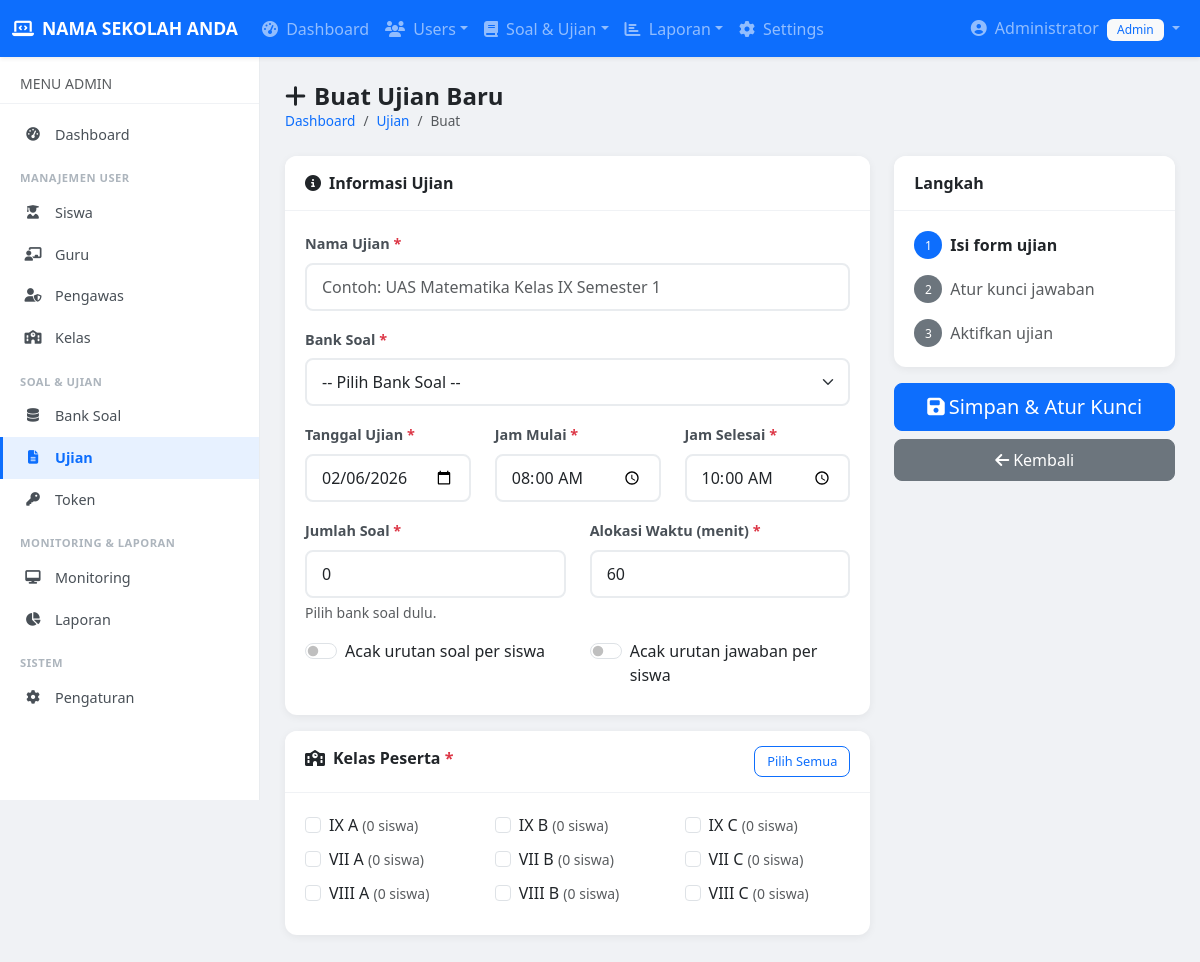
The page /admin/ujian/buat.php (signed in) on the database its author committed.
### tables this page shows
CREATE TABLE `settings` (
  `id` INT(11) NOT NULL AUTO_INCREMENT,
  `setting_key` VARCHAR(100) NOT NULL,
  `setting_value` TEXT DEFAULT NULL,
  `created_at` TIMESTAMP NULL DEFAULT CURRENT_TIMESTAMP,
  `updated_at` TIMESTAMP NULL DEFAULT CURRENT_TIMESTAMP ON UPDATE CURRENT_TIMESTAMP,
  PRIMARY KEY (`id`),
  UNIQUE KEY `setting_key` (`setting_key`)
);

CREATE TABLE `kelas` (
  `id` INT(11) NOT NULL AUTO_INCREMENT,
  `nama_kelas` VARCHAR(50) NOT NULL,
  `created_at` TIMESTAMP NULL DEFAULT CURRENT_TIMESTAMP,
  PRIMARY KEY (`id`)
);

### config/session.php (called while the page is built, shortened)
<?php
function base_url($path = '') {
    return '/cbt/' . ltrim($path, '/');
}

### config/settings.php (called while the page is built, shortened)
<?php
function get_setting($key, $conn, $default = '') {
    $stmt = $conn->prepare("SELECT setting_value FROM settings WHERE setting_key = ?");
    $stmt->bind_param("s", $key);
    $stmt->execute();
    $result = $stmt->get_result()->fetch_assoc();
    return $result ? $result['setting_value'] : $default;
}

### includes/functions.php (called while the page is built, shortened)
<?php
function e($string) {
    return htmlspecialchars($string ?? '', ENT_QUOTES, 'UTF-8');
}

### admin/ujian/buat.php (the view, shortened to what this page needs)
<?php
require_once __DIR__ . '/../../config/database.php';
require_once __DIR__ . '/../../config/session.php';
require_once __DIR__ . '/../../includes/functions.php';
$kelas_list = $conn->query("SELECT k.*,
    (SELECT COUNT(*) FROM siswa s WHERE s.kelas_id = k.id) as jumlah_siswa
    FROM kelas k ORDER BY k.nama_kelas ASC");
include __DIR__ . '/../../includes/header.php';
?>
<div class="content-with-sidebar">
    <?php include __DIR__ . '/../../includes/sidebar.php'; ?>
    <div class="content-area">
        <div class="page-header">
            <div>
                <h4><i class="fas fa-plus me-2"></i>Buat Ujian Baru</h4>
                <nav>
                    <ol class="breadcrumb">
                        <li class="breadcrumb-item"><a href="<?= base_url('admin/index.php') ?>">Dashboard</a></li>
                        <li class="breadcrumb-item"><a href="<?= base_url('admin/ujian/index.php') ?>">Ujian</a></li>
                        <li class="breadcrumb-item active">Buat</li>
                    </ol>
                </nav>
            </div>
        </div>
        <form method="POST">
            <div class="row">
                <div class="col-lg-8">
                    <div class="card mb-3">
                        <div class="card-header"><i class="fas fa-info-circle me-2"></i>Informasi Ujian</div>
                        <div class="card-body">
                            <div class="mb-3">
                                <label class="form-label">Nama Ujian <span class="text-danger">*</span></label>
                                <input type="text" name="nama_ujian" class="form-control" required
                                       placeholder="Contoh: UAS Matematika Kelas IX Semester 1"
                                       value="<?= e($_POST['nama_ujian'] ?? '') ?>">
                            </div>
                            <div class="mb-3">
                                <label class="form-label">Bank Soal <span class="text-danger">*</span></label>
                                <select name="bank_soal_id" id="bankSoal" class="form-select" required onchange="updateMaxSoal()">
                                    <option value="">-- Pilih Bank Soal --</option>
                                </select>
                            </div>
                            <div class="row">
                                <div class="col-md-4 mb-3">
                                    <label class="form-label">Tanggal Ujian <span class="text-danger">*</span></label>
                                    <input type="date" name="tanggal_ujian" class="form-control" required
                                           value="<?= e($_POST['tanggal_ujian'] ?? date('Y-m-d')) ?>">
                                </div>
                                <div class="col-md-4 mb-3">
                                    <label class="form-label">Jam Mulai <span class="text-danger">*</span></label>
                                    <input type="time" name="jam_mulai" class="form-control" required
                                           value="<?= e($_POST['jam_mulai'] ?? '08:00') ?>">
                                </div>
                                <div class="col-md-4 mb-3">
                                    <label class="form-label">Jam Selesai <span class="text-danger">*</span></label>
                                    <input type="time" name="jam_selesai" class="form-control" required
                                           value="<?= e($_POST['jam_selesai'] ?? '10:00') ?>">
                                </div>
                            </div>
                            <div class="row">
                                <div class="col-md-6 mb-3">
                                    <label class="form-label">Jumlah Soal <span class="text-danger">*</span></label>
                                    <input type="number" name="jumlah_soal" id="jumlahSoal" class="form-control" min="1" required
                                           value="<?= e($_POST['jumlah_soal'] ?? '') ?>"
                                           placeholder="Jumlah soal yang ditampilkan">
                                    <div class="form-text" id="soalInfo">Pilih bank soal dulu.</div>
                                </div>
                                <div class="col-md-6 mb-3">
                                    <label class="form-label">Alokasi Waktu (menit) <span class="text-danger">*</span></label>
                                    <input type="number" name="alokasi_waktu" class="form-control" min="5" required
                                           value="<?= e($_POST['alokasi_waktu'] ?? '60') ?>"
                                           placeholder="Durasi ujian dalam menit">
                                </div>
                            </div>
                            <div class="row">
                                <div class="col-md-6">
                                    <div class="form-check form-switch mb-2">
                                        <input class="form-check-input" type="checkbox" name="acak_soal" id="acakSoal"
                                               <?= ($_POST['acak_soal'] ?? '') ? 'checked' : '' ?>>
                                        <label class="form-check-label" for="acakSoal">Acak urutan soal per siswa</label>
                                    </div>
                                </div>
                                <div class="col-md-6">
                                    <div class="form-check form-switch mb-2">
                                        <input class="form-check-input" type="checkbox" name="acak_jawaban" id="acakJawaban"
                                               <?= ($_POST['acak_jawaban'] ?? '') ? 'checked' : '' ?>>
                                        <label class="form-check-label" for="acakJawaban">Acak urutan jawaban per siswa</label>
                                    </div>
                                </div>
                            </div>
                        </div>
                    </div>
                    <div class="card mb-3">
                        <div class="card-header">
                            <i class="fas fa-school me-2"></i>Kelas Peserta <span class="text-danger">*</span>
                            <button type="button" class="btn btn-sm btn-outline-primary float-end" onclick="toggleAllKelas()">Pilih Semua</button>
                        </div>
                        <div class="card-body">
                            <div class="row">
                                <?php while ($k = $kelas_list->fetch_assoc()): ?>
                                <div class="col-md-4 mb-2">
                                    <div class="form-check">
                                        <input class="form-check-input kelas-cb" type="checkbox" name="kelas_ids[]"
                                               value="<?= $k['id'] ?>" id="kelas<?= $k['id'] ?>"
                                               <?= in_array($k['id'], $_POST['kelas_ids'] ?? []) ? 'checked' : '' ?>>
                                        <label class="form-check-label" for="kelas<?= $k['id'] ?>">
                                            <?= e($k['nama_kelas']) ?>
                                            <small class="text-muted">(<?= $k['jumlah_siswa'] ?> siswa)</small>
                                        </label>
                                    </div>
                                </div>
                                <?php endwhile; ?>
                            </div>
                        </div>
                    </div>
                </div>
                <div class="col-lg-4">
                    <div class="card mb-3">
                        <div class="card-header">Langkah</div>
                        <div class="card-body">
                            <div class="d-flex align-items-center mb-3">
                                <span class="badge bg-primary rounded-circle me-2" style="width:28px;height:28px;line-height:20px;">1</span>
                                <span class="fw-semibold">Isi form ujian</span>
                            </div>
                            <div class="d-flex align-items-center mb-3 text-muted">
                                <span class="badge bg-secondary rounded-circle me-2" style="width:28px;height:28px;line-height:20px;">2</span>
                                <span>Atur kunci jawaban</span>
                            </div>
                            <div class="d-flex align-items-center text-muted">
                                <span class="badge bg-secondary rounded-circle me-2" style="width:28px;height:28px;line-height:20px;">3</span>
                                <span>Aktifkan ujian</span>
                            </div>
                        </div>
                    </div>
                    <div class="d-grid gap-2">
                        <button type="submit" class="btn btn-primary btn-lg">
                            <i class="fas fa-save me-1"></i>Simpan & Atur Kunci
                        </button>
                        <a href="<?= base_url('admin/ujian/index.php') ?>" class="btn btn-secondary">
                            <i class="fas fa-arrow-left me-1"></i>Kembali
                        </a>
                    </div>
                </div>
            </div>
        </form>
    </div>
</div>
<?php
include __DIR__ . '/../../includes/footer.php';
?>

### includes/navbar.php (shortened to what this page needs)
<?php
$current_role = $_SESSION['role'] ?? '';
$current_nama = $_SESSION['nama'] ?? '';
?>
<nav class="navbar navbar-expand-lg navbar-dark bg-primary sticky-top shadow-sm">
    <div class="container-fluid">
        <a class="navbar-brand d-flex align-items-center" href="<?= base_url() ?>">
            <i class="fas fa-laptop-code me-2"></i>
            <span class="fw-bold"><?= e($school_name ?? 'CBT Nusantara') ?></span>
        </a>
        <div class="collapse navbar-collapse" id="mainNavbar">
            <?php if ($current_role): ?>
            <ul class="navbar-nav me-auto">
                <?php if ($current_role === 'admin'): ?>
                <li class="nav-item">
                    <a class="nav-link" href="<?= base_url('admin/index.php') ?>"><i class="fas fa-tachometer-alt me-1"></i> Dashboard</a>
                </li>
                <li class="nav-item dropdown">
                    <a class="nav-link dropdown-toggle" href="#" data-bs-toggle="dropdown"><i class="fas fa-users me-1"></i> Users</a>
                </li>
                <li class="nav-item dropdown">
                    <a class="nav-link dropdown-toggle" href="#" data-bs-toggle="dropdown"><i class="fas fa-book me-1"></i> Soal & Ujian</a>
                </li>
                <li class="nav-item dropdown">
                    <a class="nav-link dropdown-toggle" href="#" data-bs-toggle="dropdown"><i class="fas fa-chart-bar me-1"></i> Laporan</a>
                </li>
                <li class="nav-item">
                    <a class="nav-link" href="<?= base_url('admin/settings/index.php') ?>"><i class="fas fa-cog me-1"></i> Settings</a>
                </li>
                <?php endif; ?>
            </ul>
            <ul class="navbar-nav">
                <li class="nav-item dropdown">
                    <a class="nav-link dropdown-toggle" href="#" data-bs-toggle="dropdown">
                        <i class="fas fa-user-circle me-1"></i>
                        <span class="d-none d-md-inline"><?= e($current_nama) ?></span>
                        <span class="badge bg-light text-primary ms-1"><?= e(ucfirst($current_role)) ?></span>
                    </a>
                </li>
            </ul>
            <?php endif; ?>
        </div>
    </div>
</nav>

### assets/css/style.css (style rules this page uses)
:root { --primary: #0d6efd; --primary-dark: #0a58ca; --sidebar-width: 260px; --navbar-height: 56px; }
body { font-family: 'Segoe UI', system-ui, -apple-system, sans-serif; background-color: #f0f2f5; color: #212529; }
a { text-decoration: none; }
.content-with-sidebar { display: flex; min-height: calc(100vh - var(--navbar-height)); }
.content-area { flex: 1; margin-left: var(--sidebar-width); padding: 25px; min-height: calc(100vh - var(--navbar-height)); }
.navbar { z-index: 200; }
.navbar-brand { font-size: 1.1rem; }
.card { border: none; border-radius: 12px; box-shadow: 0 2px 8px rgba(0,0,0,0.06); transition: box-shadow 0.2s; }
.card-header { background: white; border-bottom: 1px solid #f0f2f5; border-radius: 12px 12px 0 0 !important; font-weight: 600; padding: 15px 20px; }
.card-body { padding: 20px; }
.form-control, .form-select { border-radius: 8px; border: 2px solid #e9ecef; padding: 10px 15px; }
.form-label { font-weight: 600; font-size: 0.9rem; color: #495057; }
.btn { border-radius: 8px; font-weight: 500; padding: 8px 20px; }
.btn-sm { padding: 5px 12px; font-size: 0.8rem; }
.badge { font-weight: 500; padding: 5px 10px; border-radius: 6px; }
.page-header { display: flex; justify-content: space-between; align-items: center; margin-bottom: 25px; flex-wrap: wrap; gap: 10px; }
.page-header h4 { font-weight: 700; color: #212529; margin: 0; }
.breadcrumb { background: transparent; padding: 0; margin: 0; font-size: 0.85rem; }

### rows shown on the page
settings: setting_value "NAMA SEKOLAH ANDA"
kelas: nama_kelas "IX A", jumlah_siswa "0"
kelas: nama_kelas "IX B", jumlah_siswa "0"
kelas: nama_kelas "IX C", jumlah_siswa "0"
kelas: nama_kelas "VII A", jumlah_siswa "0"
kelas: nama_kelas "VII B", jumlah_siswa "0"
kelas: nama_kelas "VII C", jumlah_siswa "0"
kelas: nama_kelas "VIII A", jumlah_siswa "0"
kelas: nama_kelas "VIII B", jumlah_siswa "0"
kelas: nama_kelas "VIII C", jumlah_siswa "0"

### other values the page prints
$current_nama "Administrator"
$current_role "Admin"
$current_role "ADMIN"
$menu['label'] "Dashboard"
$menu['label'] "MANAJEMEN USER"
$menu['label'] "Siswa"
$menu['label'] "Guru"
$menu['label'] "Pengawas"
$menu['label'] "Kelas"
$menu['label'] "SOAL & UJIAN"
$menu['label'] "Bank Soal"
$menu['label'] "Ujian"
$menu['label'] "Token"
$menu['label'] "MONITORING & LAPORAN"
$menu['label'] "Monitoring"
